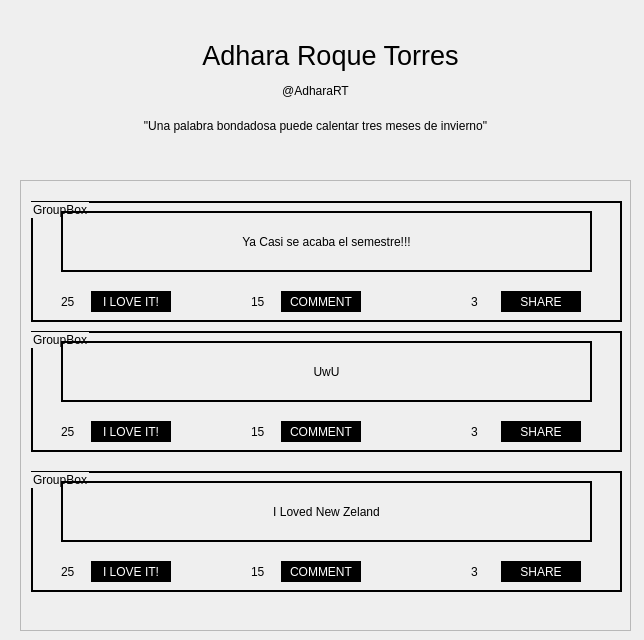
<?xml version="1.0" encoding="UTF-8"?>
<ui version="4.0">
 <class>Perfile</class>
 <widget class="QWidget" name="Perfile">
  <property name="geometry">
   <rect>
    <x>0</x>
    <y>0</y>
    <width>644</width>
    <height>640</height>
   </rect>
  </property>
  <property name="windowTitle">
   <string>Form</string>
  </property>
  <widget class="QScrollArea" name="scrollArea">
   <property name="geometry">
    <rect>
     <x>20</x>
     <y>180</y>
     <width>611</width>
     <height>451</height>
    </rect>
   </property>
   <property name="widgetResizable">
    <bool>true</bool>
   </property>
   <widget class="QWidget" name="scrollAreaWidgetContents">
    <property name="geometry">
     <rect>
      <x>0</x>
      <y>0</y>
      <width>609</width>
      <height>449</height>
     </rect>
    </property>
    <widget class="QGroupBox" name="groupBox_5">
     <property name="geometry">
      <rect>
       <x>10</x>
       <y>20</y>
       <width>591</width>
       <height>121</height>
      </rect>
     </property>
     <property name="styleSheet">
      <string notr="true">border: 2px solid black;</string>
     </property>
     <property name="title">
      <string>GroupBox</string>
     </property>
     <widget class="QLabel" name="label_21">
      <property name="geometry">
       <rect>
        <x>30</x>
        <y>10</y>
        <width>531</width>
        <height>61</height>
       </rect>
      </property>
      <property name="styleSheet">
       <string notr="true">color:black;</string>
      </property>
      <property name="text">
       <string>Ya Casi se acaba el semestre!!!</string>
      </property>
      <property name="alignment">
       <set>Qt::AlignCenter</set>
      </property>
     </widget>
     <widget class="QPushButton" name="pushButton_4">
      <property name="geometry">
       <rect>
        <x>60</x>
        <y>90</y>
        <width>80</width>
        <height>21</height>
       </rect>
      </property>
      <property name="styleSheet">
       <string notr="true">background-color:black;
color:white;</string>
      </property>
      <property name="text">
       <string>I LOVE IT!</string>
      </property>
     </widget>
     <widget class="QLabel" name="label_22">
      <property name="geometry">
       <rect>
        <x>30</x>
        <y>90</y>
        <width>21</width>
        <height>21</height>
       </rect>
      </property>
      <property name="styleSheet">
       <string notr="true">color:black;
border:none;</string>
      </property>
      <property name="text">
       <string>25</string>
      </property>
     </widget>
     <widget class="QPushButton" name="pushButton_10">
      <property name="geometry">
       <rect>
        <x>250</x>
        <y>90</y>
        <width>80</width>
        <height>21</height>
       </rect>
      </property>
      <property name="styleSheet">
       <string notr="true">background-color:black;
color:white;</string>
      </property>
      <property name="text">
       <string>COMMENT</string>
      </property>
     </widget>
     <widget class="QPushButton" name="pushButton_11">
      <property name="geometry">
       <rect>
        <x>470</x>
        <y>90</y>
        <width>80</width>
        <height>21</height>
       </rect>
      </property>
      <property name="styleSheet">
       <string notr="true">background-color:black;
color:white;</string>
      </property>
      <property name="text">
       <string>SHARE</string>
      </property>
     </widget>
     <widget class="QLabel" name="label_23">
      <property name="geometry">
       <rect>
        <x>220</x>
        <y>90</y>
        <width>21</width>
        <height>21</height>
       </rect>
      </property>
      <property name="styleSheet">
       <string notr="true">color:black;
border:none;</string>
      </property>
      <property name="text">
       <string>15</string>
      </property>
     </widget>
     <widget class="QLabel" name="label_24">
      <property name="geometry">
       <rect>
        <x>440</x>
        <y>90</y>
        <width>21</width>
        <height>21</height>
       </rect>
      </property>
      <property name="styleSheet">
       <string notr="true">color:black;
border:none;</string>
      </property>
      <property name="text">
       <string>3</string>
      </property>
     </widget>
    </widget>
    <widget class="QGroupBox" name="groupBox_6">
     <property name="geometry">
      <rect>
       <x>10</x>
       <y>150</y>
       <width>591</width>
       <height>121</height>
      </rect>
     </property>
     <property name="styleSheet">
      <string notr="true">border: 2px solid black;</string>
     </property>
     <property name="title">
      <string>GroupBox</string>
     </property>
     <widget class="QLabel" name="label_25">
      <property name="geometry">
       <rect>
        <x>30</x>
        <y>10</y>
        <width>531</width>
        <height>61</height>
       </rect>
      </property>
      <property name="styleSheet">
       <string notr="true">color:black;</string>
      </property>
      <property name="text">
       <string>UwU</string>
      </property>
      <property name="alignment">
       <set>Qt::AlignCenter</set>
      </property>
     </widget>
     <widget class="QPushButton" name="pushButton_5">
      <property name="geometry">
       <rect>
        <x>60</x>
        <y>90</y>
        <width>80</width>
        <height>21</height>
       </rect>
      </property>
      <property name="styleSheet">
       <string notr="true">background-color:black;
color:white;</string>
      </property>
      <property name="text">
       <string>I LOVE IT!</string>
      </property>
     </widget>
     <widget class="QLabel" name="label_26">
      <property name="geometry">
       <rect>
        <x>30</x>
        <y>90</y>
        <width>21</width>
        <height>21</height>
       </rect>
      </property>
      <property name="styleSheet">
       <string notr="true">color:black;
border:none;</string>
      </property>
      <property name="text">
       <string>25</string>
      </property>
     </widget>
     <widget class="QPushButton" name="pushButton_12">
      <property name="geometry">
       <rect>
        <x>250</x>
        <y>90</y>
        <width>80</width>
        <height>21</height>
       </rect>
      </property>
      <property name="styleSheet">
       <string notr="true">background-color:black;
color:white;</string>
      </property>
      <property name="text">
       <string>COMMENT</string>
      </property>
     </widget>
     <widget class="QPushButton" name="pushButton_13">
      <property name="geometry">
       <rect>
        <x>470</x>
        <y>90</y>
        <width>80</width>
        <height>21</height>
       </rect>
      </property>
      <property name="styleSheet">
       <string notr="true">background-color:black;
color:white;</string>
      </property>
      <property name="text">
       <string>SHARE</string>
      </property>
     </widget>
     <widget class="QLabel" name="label_27">
      <property name="geometry">
       <rect>
        <x>220</x>
        <y>90</y>
        <width>21</width>
        <height>21</height>
       </rect>
      </property>
      <property name="styleSheet">
       <string notr="true">color:black;
border:none;</string>
      </property>
      <property name="text">
       <string>15</string>
      </property>
     </widget>
     <widget class="QLabel" name="label_28">
      <property name="geometry">
       <rect>
        <x>440</x>
        <y>90</y>
        <width>21</width>
        <height>21</height>
       </rect>
      </property>
      <property name="styleSheet">
       <string notr="true">color:black;
border:none;</string>
      </property>
      <property name="text">
       <string>3</string>
      </property>
     </widget>
    </widget>
    <widget class="QGroupBox" name="groupBox_7">
     <property name="geometry">
      <rect>
       <x>10</x>
       <y>290</y>
       <width>591</width>
       <height>121</height>
      </rect>
     </property>
     <property name="styleSheet">
      <string notr="true">border: 2px solid black;</string>
     </property>
     <property name="title">
      <string>GroupBox</string>
     </property>
     <widget class="QLabel" name="label_29">
      <property name="geometry">
       <rect>
        <x>30</x>
        <y>10</y>
        <width>531</width>
        <height>61</height>
       </rect>
      </property>
      <property name="styleSheet">
       <string notr="true">color:black;</string>
      </property>
      <property name="text">
       <string>I Loved New Zeland</string>
      </property>
      <property name="alignment">
       <set>Qt::AlignCenter</set>
      </property>
     </widget>
     <widget class="QPushButton" name="pushButton_6">
      <property name="geometry">
       <rect>
        <x>60</x>
        <y>90</y>
        <width>80</width>
        <height>21</height>
       </rect>
      </property>
      <property name="styleSheet">
       <string notr="true">background-color:black;
color:white;</string>
      </property>
      <property name="text">
       <string>I LOVE IT!</string>
      </property>
     </widget>
     <widget class="QLabel" name="label_30">
      <property name="geometry">
       <rect>
        <x>30</x>
        <y>90</y>
        <width>21</width>
        <height>21</height>
       </rect>
      </property>
      <property name="styleSheet">
       <string notr="true">color:black;
border:none;</string>
      </property>
      <property name="text">
       <string>25</string>
      </property>
     </widget>
     <widget class="QPushButton" name="pushButton_14">
      <property name="geometry">
       <rect>
        <x>250</x>
        <y>90</y>
        <width>80</width>
        <height>21</height>
       </rect>
      </property>
      <property name="styleSheet">
       <string notr="true">background-color:black;
color:white;</string>
      </property>
      <property name="text">
       <string>COMMENT</string>
      </property>
     </widget>
     <widget class="QPushButton" name="pushButton_15">
      <property name="geometry">
       <rect>
        <x>470</x>
        <y>90</y>
        <width>80</width>
        <height>21</height>
       </rect>
      </property>
      <property name="styleSheet">
       <string notr="true">background-color:black;
color:white;</string>
      </property>
      <property name="text">
       <string>SHARE</string>
      </property>
     </widget>
     <widget class="QLabel" name="label_31">
      <property name="geometry">
       <rect>
        <x>220</x>
        <y>90</y>
        <width>21</width>
        <height>21</height>
       </rect>
      </property>
      <property name="styleSheet">
       <string notr="true">color:black;
border:none;</string>
      </property>
      <property name="text">
       <string>15</string>
      </property>
     </widget>
     <widget class="QLabel" name="label_32">
      <property name="geometry">
       <rect>
        <x>440</x>
        <y>90</y>
        <width>21</width>
        <height>21</height>
       </rect>
      </property>
      <property name="styleSheet">
       <string notr="true">color:black;
border:none;</string>
      </property>
      <property name="text">
       <string>3</string>
      </property>
     </widget>
    </widget>
   </widget>
  </widget>
  <widget class="QLabel" name="label">
   <property name="geometry">
    <rect>
     <x>200</x>
     <y>30</y>
     <width>261</width>
     <height>51</height>
    </rect>
   </property>
   <property name="cursor">
    <cursorShape>CrossCursor</cursorShape>
   </property>
   <property name="text">
    <string>&lt;html&gt;&lt;head/&gt;&lt;body&gt;&lt;p align=&quot;center&quot;&gt;&lt;span style=&quot; font-size:20pt;&quot;&gt;Adhara Roque Torres&lt;/span&gt;&lt;/p&gt;&lt;/body&gt;&lt;/html&gt;</string>
   </property>
   <property name="textFormat">
    <enum>Qt::AutoText</enum>
   </property>
   <property name="alignment">
    <set>Qt::AlignCenter</set>
   </property>
  </widget>
  <widget class="QLabel" name="label_2">
   <property name="geometry">
    <rect>
     <x>260</x>
     <y>80</y>
     <width>111</width>
     <height>21</height>
    </rect>
   </property>
   <property name="text">
    <string>@AdharaRT</string>
   </property>
   <property name="alignment">
    <set>Qt::AlignCenter</set>
   </property>
  </widget>
  <widget class="QLabel" name="label_3">
   <property name="geometry">
    <rect>
     <x>10</x>
     <y>100</y>
     <width>611</width>
     <height>51</height>
    </rect>
   </property>
   <property name="text">
    <string>&quot;Una palabra bondadosa puede calentar tres meses de invierno&quot;</string>
   </property>
   <property name="alignment">
    <set>Qt::AlignCenter</set>
   </property>
  </widget>
 </widget>
 <resources/>
 <connections/>
</ui>
